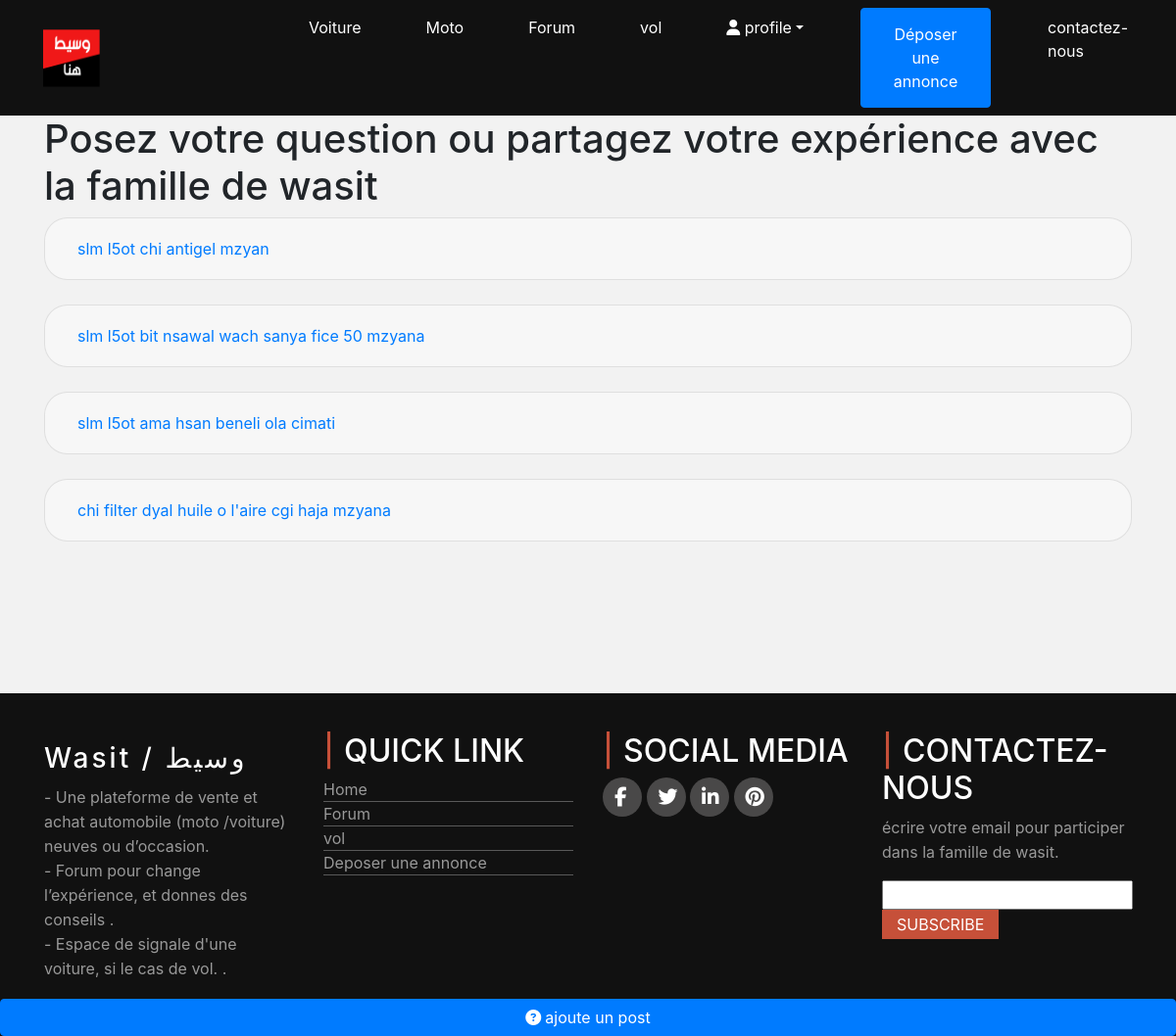
The page /forum.php (signed in) on the database its author committed.
### tables this page shows
CREATE TABLE `postforum` (
  `idPostF` int(11) NOT NULL,
  `idUser` int(11) DEFAULT NULL,
  `post` varchar(254) DEFAULT NULL,
  `date` timestamp NOT NULL DEFAULT current_timestamp() ON UPDATE current_timestamp()
);

### includes/functions.php (called while the page is built, shortened)
<?php
include('conect.php');
function query($sql){
    global $con;
    return mysqli_query($con,$sql);
}

### forum.php (the view, shortened to what this page needs)
<?php
include('includes/header.php');
?>
<div class="container">
    <h1 class="expirense">Posez votre question ou partagez votre expérience avec la famille de wasit</h1>
        <?php
        if ((isset($_SESSION['log']) && $_SESSION['log']=true)) {
    echo '<button class="btn btn-primary fixed-bottom"><a href="addquestion.php"><i class="fa fa-question-circle mr-1"></i>ajoute un post</a></button>';
        }else{
            echo '<button class="btn btn-primary fixed-bottom"><a href="login.php"><i class="fa fa-question-circle mr-1"></i>ajoute un post</a></button>';
        }
?>
        <div class="row">
            <?php
                $sql = " SELECT * FROM postforum";
                $result = query($sql);
                if (mysqli_num_rows($result)>0):
                    while($post = mysqli_fetch_array($result)):
            ?>
            <div class="col-lg-12">
                <div class="accordion" id="accordionExample">
                    <div class="card _card">
                        <div class="card-header _card-header" id="headingOne">
                        <h2 class="mb-0">
                            <button class="btn btn-link _btn-link btn-block text-left" type="button" data-toggle="collapse" data-target="#collapseOne" aria-expanded="true" aria-controls="collapseOne">
                            <?php echo $post['post']?>
                            </button>
                        </h2>
                        </div>
                </div>
            </div>
        </div>
        <?php
    endwhile;
    endif;
        ?>
    </div>
</div>
<?php
include('includes/footer.php');
?>

### css/style.css (style rules this page uses)
* { box-sizing: border-box; }
body { margin: 0; padding: 0; background-color: #F2F2F2; }
.btn-primary a { text-decoration: none; color: #fff; }
.card { border-radius: 24px; margin-bottom: 25px; text-align: center; }
h2,h3 { color: #fff; }

### rows shown on the page
postforum: post "slm l5ot chi antigel mzyan"
postforum: post "slm l5ot bit nsawal wach sanya fice 50 mzyana"
postforum: post "slm l5ot ama hsan beneli ola cimati"
postforum: post "chi filter dyal huile o l'aire cgi haja mzyana"
